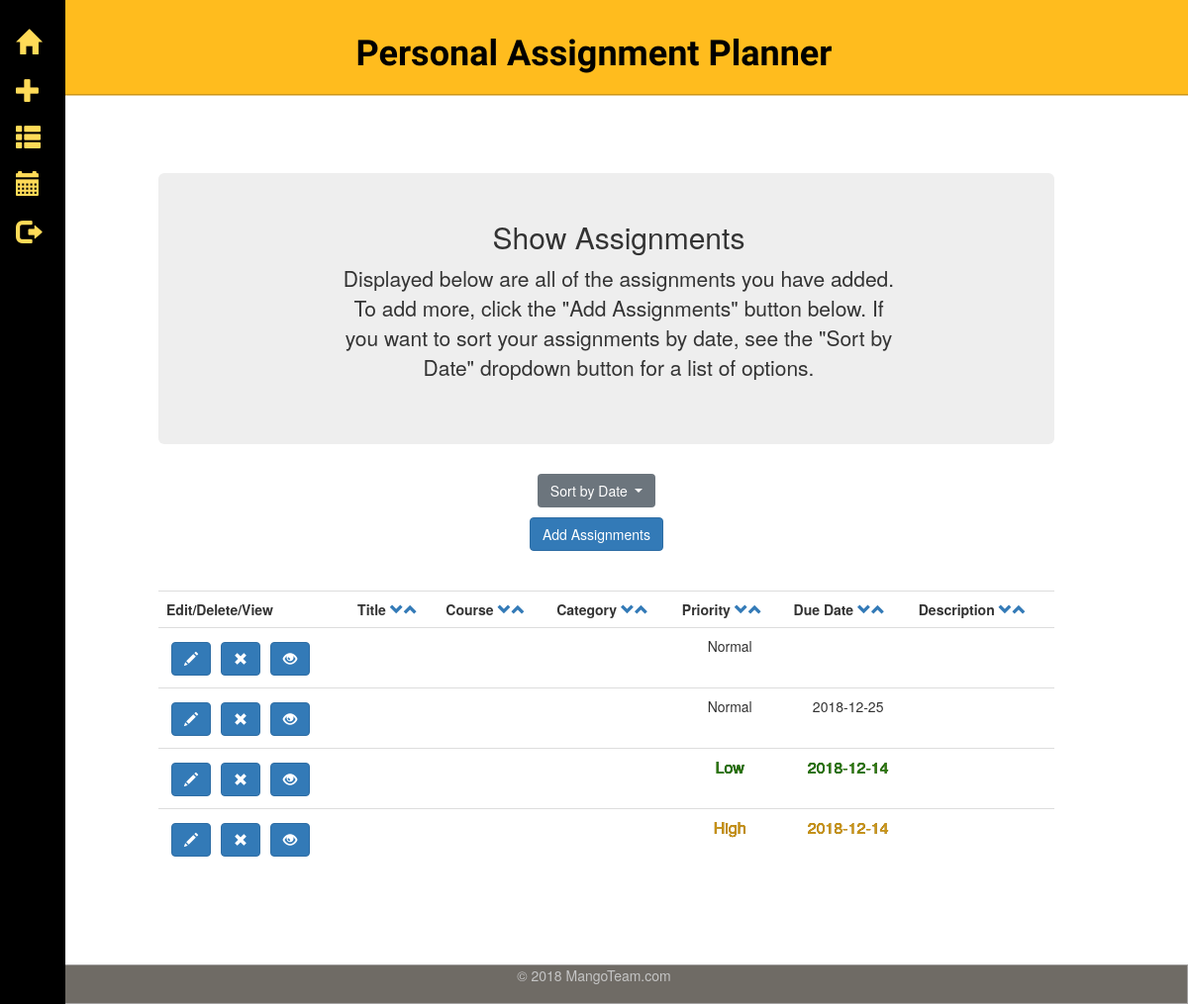
Screenshot of /assignments (signed in) with the database file from the repository.
### tables this page shows
CREATE TABLE assignments (
  id integer primary key autoincrement,
  username text not null,
  title text not null,
  course text not null,
  category text not null,
  priority text not null,
  duedate text not null,
  description text not null
);

### app.py (the view)
@app.route('/assignments')
def show_assignment():
    if 'logged_in' in session:
        db = get_db()
        username = session['logged_in']
        if "duedate" in request.args:
            cur = db.execute('select * from assignments where username = ? and duedate = ? order by id desc',
                             [username, request.args["duedate"]])
            assignments = cur.fetchall()
        elif "arrange" in request.args:
            cur = db.execute('select * from assignments where username = ? order by {} ASC'.format(request.args["arrange"]),
                            [username])
            assignments = cur.fetchall()
        elif "sort" in request.args:
            cur = db.execute('select * from assignments where username = ? order by {} DESC'.format(request.args["sort"]),
                            [username])
            assignments = cur.fetchall()
        else:
            cur = db.execute('select * from assignments where username = ? order by id desc', [username])
            assignments = cur.fetchall()
        cur = db.execute('select distinct duedate from assignments where username = ? order by duedate asc', [username])
        duedates = cur.fetchall()
        return render_template('ShowAssignments.html', assignments=assignments, duedates=duedates)
    return render_template('Login.html')

### app.py (called while the page is built)
def connect_db():
    rv = sqlite3.connect(app.config['DATABASE'])
    rv.row_factory = sqlite3.Row
    return rv

def get_db():
    if not hasattr(g, 'sqlite_db'):
        g.sqlite_db = connect_db()
    return g.sqlite_db

### templates/ShowAssignments.html (shortened to what this page needs)
{% extends "layout_template.html" %}
{% block body %}
<div class="jumbotron jumbotron-fluid bordered">
        <div class="container">
            <div class="media">
                <div class="media-body">
                    <h2 class="mt-0">Show Assignments</h2>
                    <p>Displayed below are all of the assignments you have added. To add more, click the "Add Assignments" button below.
                    If you want to sort your assignments by date, see the "Sort by Date" dropdown button for a list of options.
                    </p>
                </div>
            </div>
        </div>
</div>
    <ul class="duedates">
        <div class="dropdown extrapadding">
            <button class="btn btn-secondary dropdown-toggle" type="button" id="dropdownMenuButton" data-toggle="dropdown" aria-haspopup="true" aria-expanded="false">
                Sort by Date
            </button>
        </div>
    </ul>
    <div class="extrapadding2"><a href="./add"><button type="button" class="btn btn-primary">Add Assignments</button></a></div>
    <br><br>
    {% if assignments %}
        <table class="table">
            <tr>
                <th>Edit/Delete/View </th>
                <th>Title <a href="/assignments?sort=title"><span class="glyphicon glyphicon-chevron-down arrow"></span></a><a href="/assignments?arrange=title"><span class="glyphicon glyphicon-chevron-up arrow"></span></a></th>
                <th>Course <a href="/assignments?sort=course"><span class="glyphicon glyphicon-chevron-down arrow"></span></a><a href="/assignments?arrange=course"><span class="glyphicon glyphicon-chevron-up arrow"></span></a></th>
                <th>Category <a href="/assignments?sort=category"><span class="glyphicon glyphicon-chevron-down arrow"></span></a><a href="/assignments?arrange=category"><span class="glyphicon glyphicon-chevron-up arrow"></span></a></th>
                <th>Priority <a href="/assignments?sort=priority"><span class="glyphicon glyphicon-chevron-down arrow"></span></a><a href="/assignments?arrange=priority"><span class="glyphicon glyphicon-chevron-up arrow"></span></a></th>
                <th>Due Date <a href="/assignments?sort=duedate"><span class="glyphicon glyphicon-chevron-down arrow"></span></a><a href="/assignments?arrange=duedate"><span class="glyphicon glyphicon-chevron-up arrow"></span></a></th>
                <th>Description <a href="/assignments?sort=description"><span class="glyphicon glyphicon-chevron-down arrow"></span></a><a href="/assignments?arrange=description"><span class="glyphicon glyphicon-chevron-up arrow"></span></a></th>
            </tr>
            {% for assignment in assignments %}
                {% if assignment.priority == "Critical" %}
                    <tr class="critical">
                        {% elif assignment.priority == "High": %}
                    <tr class="high">
                        {% elif assignment.priority == "Normal": %}
                    <tr class="normal">
                        {% elif assignment.priority == "Low": %}
                    <tr class="low">
                        {% else %}
                    <tr>
                {% endif %}
            <td>
                <form action="{{ url_for('edit_entry') }}" method="get" class="inline">
                    <button type="submit" class="btn btn-primary glyphicon glyphicon-pencil" title="Edit"></button>
                </form>
                <form action="{{ url_for('del_assignment') }}" method="post" class="inline">
                    <button type="submit" class="btn btn-primary glyphicon glyphicon-remove" title="Delete"></button>
                </form>
                <form action="{{ url_for('full_view') }}" method="get" class="inline">
                    <button type="submit" class="btn btn-primary glyphicon glyphicon-eye-open" title="Full View"></button>
                </form>
            </td>
            <td>{{ assignment.title }}</td>
            <td>{{ assignment.course }}</td>
            <td>{{ assignment.category }}</td>
            <td>{{ assignment.priority }}</td>
            <td>{{ assignment.duedate }}</td>
            <td>{{ assignment.description | truncate(25) | safe }}</td>
            </tr>
            {% else %}
                <em>No assignment entries here so far.</em>
                <br><br>
            {% endfor %}
        </table>
    {% else %}
        <em>You don't have any assignments currently.</em>
        <br><br>
    {% endif %}
    </div>
    <br><br>
{% endblock %}

### static/homepage.css (style rules this page uses)
a, a:focus, a:hover { padding: .25rem 0 }
html, body { height: 100%; background-color: #fff; }
.container { position: relative; width: 80%; padding-left: 40px; height: 100%; }

### static/style.css (style rules this page uses)
.inline { float: left; padding: 5px; }
.extrapadding { padding-right: 60px; }
.extrapadding2 { padding-right: 20px; }

### rows the page displays
assignments: priority "Normal"
assignments: priority "Normal", duedate "2018-12-25"
assignments: priority "Low", duedate "2018-12-14"
assignments: priority "High", duedate "2018-12-14"
